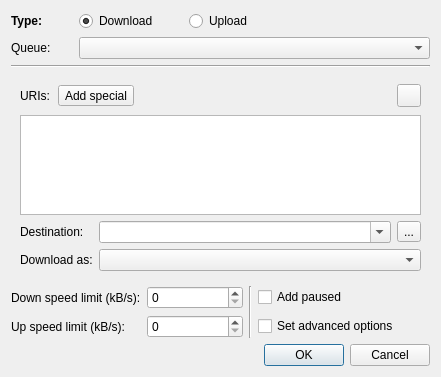
<ui version="4.0" >
 <class>NewTransferDlg</class>
 <widget class="QDialog" name="NewTransferDlg" >
  <property name="geometry" >
   <rect>
    <x>0</x>
    <y>0</y>
    <width>441</width>
    <height>377</height>
   </rect>
  </property>
  <property name="windowTitle" >
   <string>New transfer</string>
  </property>
  <layout class="QGridLayout" >
   <item row="0" column="0" >
    <widget class="QLabel" name="label" >
     <property name="text" >
      <string>&lt;b>Type:&lt;/b></string>
     </property>
    </widget>
   </item>
   <item row="0" column="1" colspan="2" >
    <widget class="QRadioButton" name="radioDownload" >
     <property name="text" >
      <string>Download</string>
     </property>
     <property name="checked" >
      <bool>true</bool>
     </property>
    </widget>
   </item>
   <item row="0" column="3" colspan="2" >
    <widget class="QRadioButton" name="radioUpload" >
     <property name="text" >
      <string>Upload</string>
     </property>
    </widget>
   </item>
   <item row="0" column="5" >
    <spacer>
     <property name="orientation" >
      <enum>Qt::Horizontal</enum>
     </property>
     <property name="sizeHint" >
      <size>
       <width>151</width>
       <height>20</height>
      </size>
     </property>
    </spacer>
   </item>
   <item row="2" column="0" colspan="6" >
    <widget class="Line" name="line" >
     <property name="orientation" >
      <enum>Qt::Horizontal</enum>
     </property>
    </widget>
   </item>
   <item row="3" column="0" colspan="6" >
    <widget class="QStackedWidget" name="stackedWidget" >
     <property name="lineWidth" >
      <number>0</number>
     </property>
     <property name="currentIndex" >
      <number>0</number>
     </property>
     <widget class="QWidget" name="page_5" >
      <layout class="QGridLayout" >
       <item row="0" column="0" >
        <widget class="QLabel" name="labelURIs_2" >
         <property name="sizePolicy" >
          <sizepolicy vsizetype="Preferred" hsizetype="Minimum" >
           <horstretch>0</horstretch>
           <verstretch>0</verstretch>
          </sizepolicy>
         </property>
         <property name="text" >
          <string>URIs:</string>
         </property>
        </widget>
       </item>
       <item row="0" column="1" colspan="2" >
        <widget class="QToolButton" name="toolAddSpecial" >
         <property name="text" >
          <string>Add special</string>
         </property>
         <property name="icon" >
          <iconset resource="gfx/resources.qrc" >:/menu/add.png</iconset>
         </property>
         <property name="popupMode" >
          <enum>QToolButton::InstantPopup</enum>
         </property>
         <property name="toolButtonStyle" >
          <enum>Qt::ToolButtonTextBesideIcon</enum>
         </property>
        </widget>
       </item>
       <item row="0" column="3" >
        <spacer>
         <property name="orientation" >
          <enum>Qt::Horizontal</enum>
         </property>
         <property name="sizeHint" >
          <size>
           <width>211</width>
           <height>26</height>
          </size>
         </property>
        </spacer>
       </item>
       <item row="0" column="4" >
        <widget class="QToolButton" name="toolAuth2" >
         <property name="toolTip" >
          <string>Set authentication data</string>
         </property>
         <property name="icon" >
          <iconset resource="gfx/resources.qrc" >:/menu/auth.png</iconset>
         </property>
        </widget>
       </item>
       <item row="1" column="0" colspan="5" >
        <widget class="QTextEdit" name="textURIs" >
         <property name="sizePolicy" >
          <sizepolicy vsizetype="Expanding" hsizetype="MinimumExpanding" >
           <horstretch>0</horstretch>
           <verstretch>0</verstretch>
          </sizepolicy>
         </property>
         <property name="acceptRichText" >
          <bool>false</bool>
         </property>
        </widget>
       </item>
       <item row="2" column="0" colspan="2" >
        <widget class="QLabel" name="label_13" >
         <property name="sizePolicy" >
          <sizepolicy vsizetype="Preferred" hsizetype="Minimum" >
           <horstretch>0</horstretch>
           <verstretch>0</verstretch>
          </sizepolicy>
         </property>
         <property name="text" >
          <string>Destination:</string>
         </property>
        </widget>
       </item>
       <item row="2" column="2" colspan="2" >
        <widget class="QComboBox" name="comboDestination" >
         <property name="sizePolicy" >
          <sizepolicy vsizetype="Fixed" hsizetype="MinimumExpanding" >
           <horstretch>0</horstretch>
           <verstretch>0</verstretch>
          </sizepolicy>
         </property>
         <property name="editable" >
          <bool>true</bool>
         </property>
        </widget>
       </item>
       <item row="2" column="4" >
        <widget class="QToolButton" name="toolBrowse" >
         <property name="text" >
          <string>...</string>
         </property>
        </widget>
       </item>
       <item row="3" column="0" colspan="2" >
        <widget class="QLabel" name="label_14" >
         <property name="sizePolicy" >
          <sizepolicy vsizetype="Preferred" hsizetype="Minimum" >
           <horstretch>0</horstretch>
           <verstretch>0</verstretch>
          </sizepolicy>
         </property>
         <property name="text" >
          <string>Download as:</string>
         </property>
        </widget>
       </item>
       <item row="3" column="2" colspan="3" >
        <widget class="QComboBox" name="comboClass" >
         <property name="sizePolicy" >
          <sizepolicy vsizetype="Fixed" hsizetype="MinimumExpanding" >
           <horstretch>0</horstretch>
           <verstretch>0</verstretch>
          </sizepolicy>
         </property>
        </widget>
       </item>
      </layout>
     </widget>
     <widget class="QWidget" name="page_6" >
      <layout class="QGridLayout" >
       <item row="0" column="0" >
        <widget class="QLabel" name="label_15" >
         <property name="text" >
          <string>Files:</string>
         </property>
        </widget>
       </item>
       <item row="0" column="1" >
        <widget class="QPushButton" name="pushAddFiles" >
         <property name="sizePolicy" >
          <sizepolicy vsizetype="Minimum" hsizetype="Minimum" >
           <horstretch>0</horstretch>
           <verstretch>0</verstretch>
          </sizepolicy>
         </property>
         <property name="text" >
          <string>Add</string>
         </property>
         <property name="icon" >
          <iconset resource="gfx/resources.qrc" >:/menu/add.png</iconset>
         </property>
        </widget>
       </item>
       <item row="0" column="2" colspan="2" >
        <spacer>
         <property name="orientation" >
          <enum>Qt::Horizontal</enum>
         </property>
         <property name="sizeHint" >
          <size>
           <width>251</width>
           <height>26</height>
          </size>
         </property>
        </spacer>
       </item>
       <item row="1" column="0" colspan="4" >
        <widget class="QTextEdit" name="textFiles" >
         <property name="acceptRichText" >
          <bool>false</bool>
         </property>
        </widget>
       </item>
       <item row="2" column="0" >
        <widget class="QLabel" name="label_16" >
         <property name="text" >
          <string>Destination:</string>
         </property>
        </widget>
       </item>
       <item row="2" column="1" colspan="2" >
        <widget class="QComboBox" name="comboDestination2" >
         <property name="editable" >
          <bool>true</bool>
         </property>
        </widget>
       </item>
       <item row="2" column="3" >
        <widget class="QToolButton" name="toolAuth" >
         <property name="toolTip" >
          <string>Set authentication data</string>
         </property>
         <property name="icon" >
          <iconset resource="gfx/resources.qrc" >:/menu/auth.png</iconset>
         </property>
        </widget>
       </item>
       <item row="3" column="0" >
        <widget class="QLabel" name="label_17" >
         <property name="text" >
          <string>Upload as:</string>
         </property>
        </widget>
       </item>
       <item row="3" column="1" colspan="3" >
        <widget class="QComboBox" name="comboClass2" />
       </item>
      </layout>
     </widget>
    </widget>
   </item>
   <item row="4" column="0" colspan="2" >
    <widget class="QLabel" name="label_4" >
     <property name="text" >
      <string>Down speed limit (kB/s):</string>
     </property>
    </widget>
   </item>
   <item row="4" column="2" colspan="2" >
    <widget class="QSpinBox" name="spinDown" />
   </item>
   <item rowspan="2" row="4" column="4" >
    <widget class="Line" name="line_2" >
     <property name="orientation" >
      <enum>Qt::Vertical</enum>
     </property>
    </widget>
   </item>
   <item row="4" column="5" >
    <widget class="QCheckBox" name="checkPaused" >
     <property name="text" >
      <string>Add paused</string>
     </property>
    </widget>
   </item>
   <item row="5" column="0" colspan="2" >
    <widget class="QLabel" name="label_5" >
     <property name="text" >
      <string>Up speed limit (kB/s):</string>
     </property>
    </widget>
   </item>
   <item row="5" column="2" colspan="2" >
    <widget class="QSpinBox" name="spinUp" />
   </item>
   <item row="5" column="5" >
    <widget class="QCheckBox" name="checkDetails" >
     <property name="text" >
      <string>Set advanced options</string>
     </property>
    </widget>
   </item>
   <item row="6" column="4" colspan="2" >
    <widget class="QDialogButtonBox" name="buttonBox" >
     <property name="orientation" >
      <enum>Qt::Horizontal</enum>
     </property>
     <property name="standardButtons" >
      <set>QDialogButtonBox::Cancel|QDialogButtonBox::NoButton|QDialogButtonBox::Ok</set>
     </property>
    </widget>
   </item>
   <item row="1" column="0" >
    <widget class="QLabel" name="label_2" >
     <property name="text" >
      <string>Queue:</string>
     </property>
    </widget>
   </item>
   <item row="1" column="1" colspan="5" >
    <widget class="QComboBox" name="comboQueue" />
   </item>
  </layout>
 </widget>
 <resources>
  <include location="gfx/resources.qrc" />
 </resources>
 <connections>
  <connection>
   <sender>buttonBox</sender>
   <signal>accepted()</signal>
   <receiver>NewTransferDlg</receiver>
   <slot>accept()</slot>
   <hints>
    <hint type="sourcelabel" >
     <x>248</x>
     <y>254</y>
    </hint>
    <hint type="destinationlabel" >
     <x>157</x>
     <y>274</y>
    </hint>
   </hints>
  </connection>
  <connection>
   <sender>buttonBox</sender>
   <signal>rejected()</signal>
   <receiver>NewTransferDlg</receiver>
   <slot>reject()</slot>
   <hints>
    <hint type="sourcelabel" >
     <x>316</x>
     <y>260</y>
    </hint>
    <hint type="destinationlabel" >
     <x>286</x>
     <y>274</y>
    </hint>
   </hints>
  </connection>
 </connections>
</ui>
